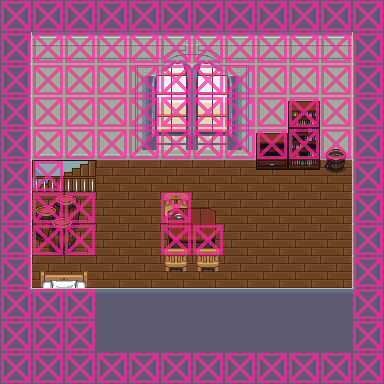

A 2D game scene composited from a Tiled map and its tileset images. What follows is a short description and the map's XML, with each tile layer's data collapsed to a summary:
An orthogonal 12x12 tile map with 32x32 px tiles, 8 tile layers (Ground, Walls, Stairs, Decor, ...), 17 tilesets and 1 object (WARP).

<map version="1.0" orientation="orthogonal" width="12" height="12" tilewidth="32" tileheight="32">
 <tileset firstgid="1" name="castlefloors" tilewidth="32" tileheight="32">
  <image source="../../tiles/castlefloors.png" width="320" height="320" />
 </tileset>
 <tileset firstgid="101" name="inside" tilewidth="32" tileheight="32">
  <image source="../../tiles/inside.png" width="320" height="320" />
 </tileset>
 <tileset firstgid="201" name="castlewalls" tilewidth="32" tileheight="32">
  <image source="../../tiles/castlewalls.png" width="384" height="480" />
 </tileset>
 <tileset firstgid="381" name="stairs" tilewidth="32" tileheight="32">
  <image source="../../tiles/stairs.png" width="256" height="448" />
 </tileset>
 <tileset firstgid="493" name="barrel" tilewidth="32" tileheight="32">
  <image source="../../tiles/barrel.png" width="128" height="64" />
 </tileset>
 <tileset firstgid="501" name="buckets" tilewidth="32" tileheight="32">
  <image source="../../tiles/buckets.png" width="96" height="64" />
 </tileset>
 <tileset firstgid="507" name="castle_lightsources" tilewidth="32" tileheight="32">
  <image source="../../tiles/castle_lightsources.png" width="160" height="320" />
 </tileset>
 <tileset firstgid="557" name="woodenbeam" tilewidth="32" tileheight="32">
  <image source="../../tiles/woodenbeam.png" width="256" height="128" />
 </tileset>
 <tileset firstgid="589" name="collision" tilewidth="32" tileheight="32">
  <image source="../../tiles/collision.png" width="64" height="32" />
 </tileset>
 <tileset firstgid="591" name="victorian_house" tilewidth="32" tileheight="32">
  <image source="../../tiles/victorian_house.png" width="288" height="416" />
 </tileset>
 <tileset firstgid="708" name="cabinets" tilewidth="32" tileheight="32">
  <image source="../../tiles/cabinets.png" width="192" height="416" />
 </tileset>
 <tileset firstgid="786" name="kitchen" tilewidth="32" tileheight="32">
  <image source="../../tiles/kitchen.png" width="64" height="128" />
 </tileset>
 <tileset firstgid="794" name="inside" tilewidth="32" tileheight="32">
  <image source="../../tiles/inside.png" width="320" height="320" />
 </tileset>
 <tileset firstgid="894" name="country" tilewidth="32" tileheight="32">
  <image source="../../tiles/country.png" width="160" height="128" />
 </tileset>
 <tileset firstgid="914" name="victorian_house" tilewidth="32" tileheight="32">
  <image source="../../tiles/victorian_house.png" width="288" height="416" />
 </tileset>
 <tileset firstgid="1031" name="victoria" tilewidth="32" tileheight="32">
  <image source="../../tiles/victoria.png" width="352" height="192" />
 </tileset>
 <tileset firstgid="1097" name="magecity" tilewidth="32" tileheight="32">
  <image source="../../tiles/magecity.png" width="256" height="1450" />
 </tileset>
 <layer name="Ground" width="12" height="12">
  <data>[144 cells, 144 non-empty, 2 distinct tile ids]</data>
 </layer>
 <layer name="Walls" width="12" height="12">
  <data>[144 cells, 84 non-empty, 26 distinct tile ids]</data>
 </layer>
 <layer name="Stairs" width="12" height="12">
  <data>[144 cells, 2 non-empty, 2 distinct tile ids]</data>
 </layer>
 <layer name="Decor" width="12" height="12">
  <data>[144 cells, 20 non-empty, 19 distinct tile ids]</data>
 </layer>
 <layer name="Decor2" width="12" height="12">
  <data>[144 cells, 3 non-empty, 2 distinct tile ids]</data>
 </layer>
 <layer name="Fringe" width="12" height="12">
  <data>[144 cells, 0 non-empty, 0 distinct tile ids]</data>
 </layer>
 <layer name="Over" width="12" height="12">
  <data>[144 cells, 25 non-empty, 7 distinct tile ids]</data>
 </layer>
 <layer name="Collision" width="12" height="12">
  <data>[144 cells, 96 non-empty, 1 distinct tile ids]</data>
 </layer>
 <objectgroup draworder="topdown" name="Warps" width="12" height="12">
  <object name="warpStairs" type="WARP" x="64" y="160" width="32" height="32">
   <properties>
    <property name="DEST_MAP" value="goldenfields/casern_north" />
    <property name="DEST_NAME" value="warpWestTower" />
    <property name="EXIT_DIRECTION" value="east" />
   </properties>
  </object>
 </objectgroup>
</map>
